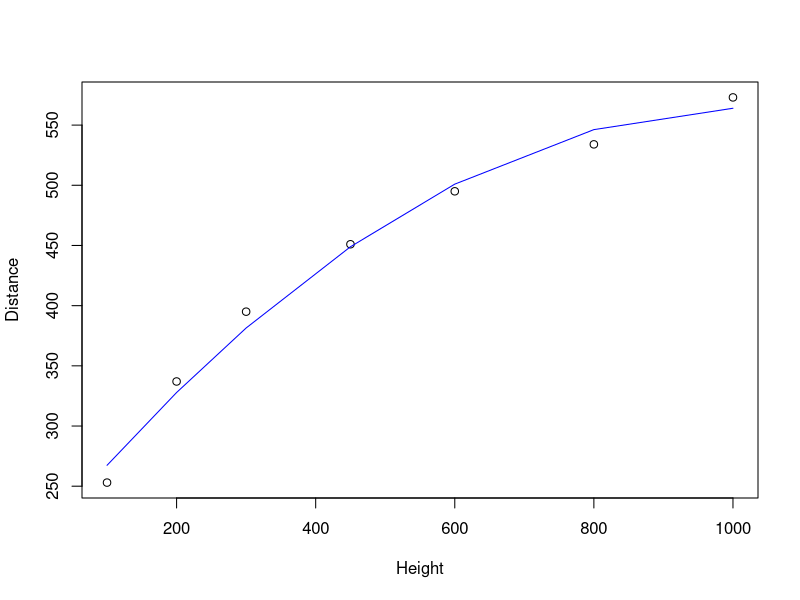

Here is the R script that generated this plot:
# Data given from Galileo experiment
Location <- c("A", "A", "A", "B", "B", "B", "C")
Height <- c(100,200,300,450,600,800,1000)
Distance <- c(253,337,395,451,495,534,573)

# Part a
Galileo <- data.frame(
  Location,
  Height,
  Distance
)

Galileo

# Part b
mean(Galileo$Distance)
median(Galileo$Distance)
var(Galileo$Distance)
IQR(Galileo$Distance)

# Part c
Galileo$D.Hat <- 200 + (0.708 * Galileo$Height) - (0.000344 * Galileo$Height^2)

Galileo$LO <- Galileo$D.Hat < Galileo$Distance

G_sub <- Galileo[!Galileo$LO,]
G_sub

# Part d
plot(Galileo$Height, Galileo$Distance, xlab = "Height", ylab = "Distance")
lines(Galileo$Height, Galileo$D.Hat, col = "blue")